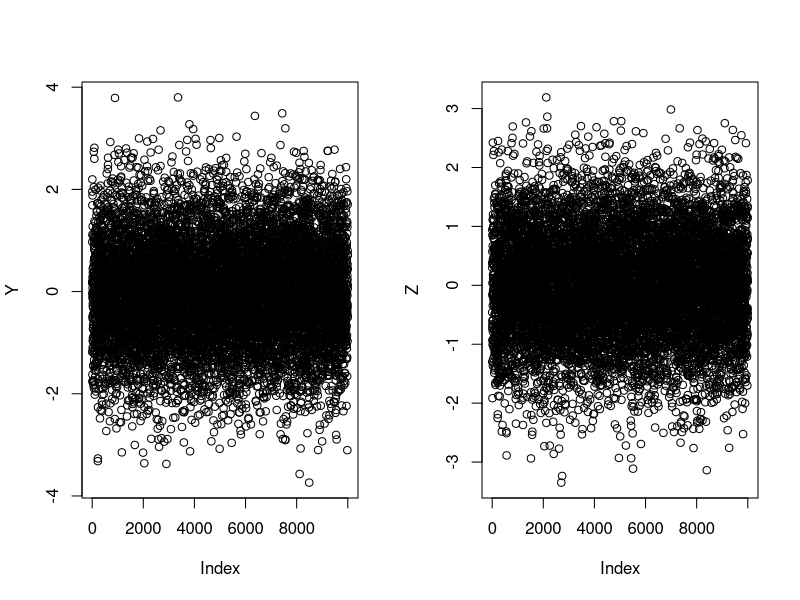

Recreate this plot in R. (Note: a time limit stopped this script after it produced the figure.)
#One way of doing correlation(Correct Way)----
X1 = rnorm(10000,0,1) 
X2 = rnorm(10000,0,1) 

Y = X1 
Z = 0.4*X1+sqrt(1-0.4)*X2 

par(mfrow=c(1,2))
plot(Y)
plot(Z)


#Testing another way of doing correlation(It works)-----
Y=Z={}
for(i in 1:10000)
{
  X1 = rnorm(1) 
  X2 = rnorm(1) 
  
  Y[i]=X1
  Z[i] = 0.8*X1+sqrt(1-0.8^2)*X2 
}


#Monte Carlo Method----

# set.seed(07630)
nIterations =  100000  #should be high #100000 in question
nSteps = 1000

# mu = 0.02
# # dt = 1/nSteps
# sigma = 0.03
# S0 = 100


S_0=100.0
K = 100.0
r = 0.0319
v_0 = 0.010201
T = 1.00

dt = T/nSteps

rho = -0.7
kappa = 6.21
theta = 0.019
xi = 0.61

# S = matrix(0, nrow=nSteps+1, ncol=nIterations)
payoff_sum=0
for( j in 1:nIterations) {
  W1=W2={}
  vol_path=v_0
  vmax=0
  spot_path=S_0
  W1=W2=0
  for( i in 1:nSteps){
    
    X1 = rnorm(1,0,1) 
    X2 = rnorm(1,0,1) 
    W1=X1
    W2= rho*X1+sqrt(1-rho^2)*X2

    vmax= max(vol_path,0)
    # print(paste("vol_path Before=",vol_path))
    vol_path=vol_path+kappa*dt*(theta-vmax)+xi*sqrt(vmax*dt)*W1 #W1[i-1]
    # print(paste("Vol=",vol_path))
    # print(paste("vol_path After=",vol_path))
    spot_path=spot_path* exp((r - 0.5*vmax)*dt +sqrt(vmax*dt)*W2)
    # print(paste("Spot=",spot_path))

  }
  payoff_sum=payoff_sum+max(spot_path-K,0)
  print(j)
}
option_price=(payoff_sum/nIterations)*exp(-r*dt)
print(option_price)

# Averages
mean(S[31,])
var(S[31,])
